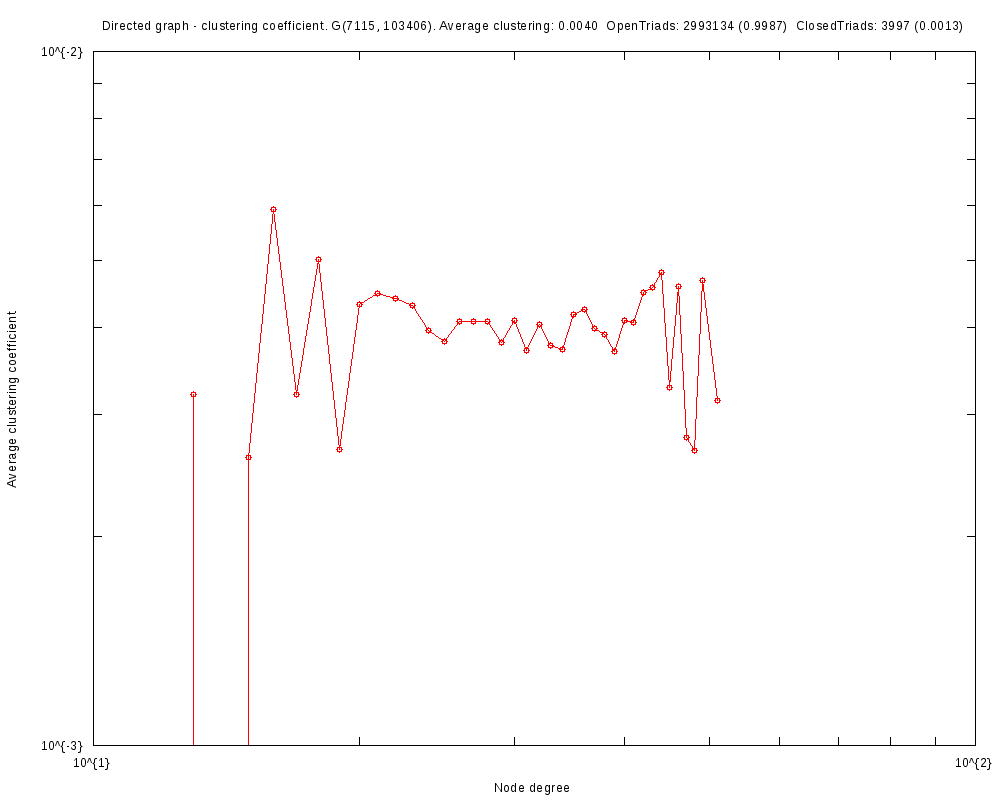

Reproduce this figure in gnuplot.
#
# Directed graph - clustering coefficient. G(7051, 100326). Average clustering: 0.0040  OpenTriads: 2843517 (0.9986)  ClosedTriads: 3846 (0.0014) (Sun Oct 29 17:12:53 2017)
#

set title "Directed graph - clustering coefficient. G(7051, 100326). Average clustering: 0.0040  OpenTriads: 2843517 (0.9986)  ClosedTriads: 3846 (0.0014)"
set key bottom right
set logscale xy 10
set format x "10^{%L}"
set mxtics 10
set format y "10^{%L}"
set mytics 10
set grid
set xlabel "Node degree"
set ylabel "Average clustering coefficient"
set tics scale 2
set terminal png font arial 10 size 1000,800
set output 'ccf.EUC.png'
plot 	"ccf.EUC.tab" using 1:2 title "" with linespoints pt 6
